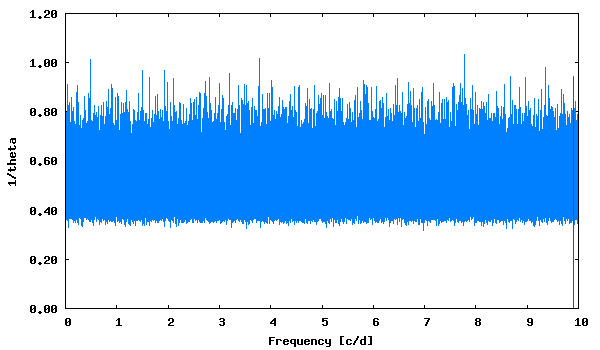

Here is the gnuplot script that generated this plot:
set term png size 600,350 medium
set colors classic
set output "phase_lc_8.lk.png"
set xlabel "Frequency [c/d]"
set ylabel "1/theta"
set format y "%5.2f"
plot [] "lk.periodogram" using 1:2 with lines linecolor 3 title "", "<echo '9.899736  0.94'" with impulses linecolor 1 title ""
 
